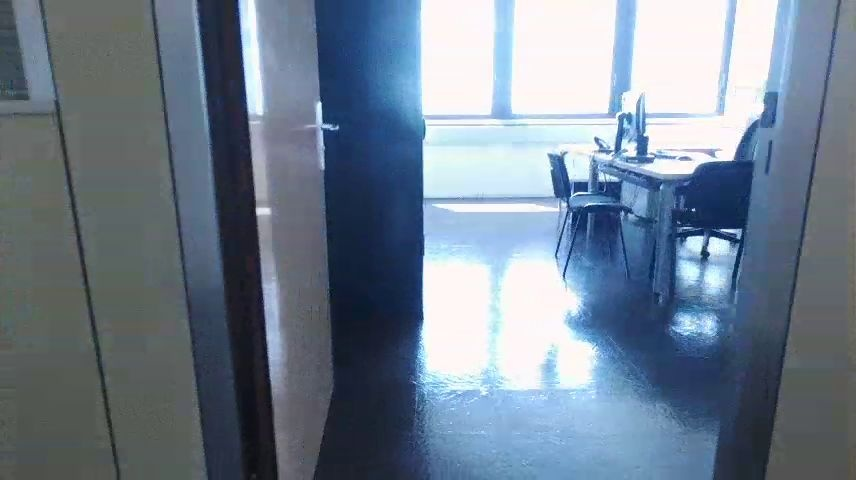
#> input picture ros_packages/visual_processing/visual_processing/frame_t1.jpg, 856 x 480 px
$ python test.py
#> lines starting #> are read from the running program, lines starting #| are printed output that depends on the picture; after the words box and inside, x2 and y2 are one past the last pixel; in counts of white or black regions, pixels touching at a corner belong together
### ros_packages/visual_processing/visual_processing/optical.py
import numpy as np
import cv2
from scipy.ndimage import median_filter, binary_closing, label


def draw_function(
    img,
    Y,                   # The values, len(Y) = img.shape[1]
    hmin, hmax,           # The curve is plotted between image lines hmin and hmax.
    ymin, ymax,          # The value range [ymin, ymax] is mapped into [hmin, hmax].
    color, thickness) :
    # Tracer la courbe sur l'image
    if len(Y) != img.shape[1]:
        raise ValueError("La longueur de Y doit correspondre à la largeur de l'image.")
    # Calculer les coordonnées Y de la courbe
    scaled_Y = np.clip((Y - ymin) / (ymax - ymin), 0, 1)  # Normalisation entre 0 et 1
    curve_y = hmax - (scaled_Y * (hmax - hmin)).astype(int)  # Mapping entre hmin et hmax

    for x in range(1, len(Y)):
        pt1 = (x - 1, curve_y[x - 1])
        pt2 = (x, curve_y[x])
        cv2.line(img, pt1, pt2, color, thickness)
    return img


def local_shift(i1, i2, max_shift, window_radius):
    # Extraire la partie centrale d'intensity_1 pour éviter les débordements
    cut_intensity_1 = i1[max_shift + window_radius : - (max_shift + window_radius)]

    # Définir les indices pour les positions x et les valeurs de décalage
    x_indices = np.arange(len(cut_intensity_1))
    s_values = np.arange(max_shift + 1)
    h_values = np.arange(-window_radius, window_radius + 1)

    # Ajuster les indices pour générer des fenêtres de positions
    pos = h_values + max_shift + window_radius
    pos1 = x_indices[:, None] + pos
    pos2 = x_indices[:, None, None] + s_values[None, :, None] + pos  # Création des fenêtres pour décalage
    # Extraire les fenêtres d'intensité pour chaque position
    intensity_1_window = i1[pos1]  # (positions x, fenêtre)
    intensity_2_window = i2[pos2]  # (x, s, fenêtre)


    # Calculer les différences au carré entre les deux fenêtres
    diff_squared = (intensity_1_window[:, None, :] - intensity_2_window) ** 2

    # Calculer la somme des différences au carré pour chaque (s, x)
    costs = diff_squared.sum(axis=-1)  # Somme sur la dimension fenêtre

    # Trouver le décalage `s` qui minimise le coût pour chaque position `x`
    optimal_shifts = costs.argmin(axis=1)

    padding = max_shift + window_radius
    optimal_shifts = np.pad(optimal_shifts, (padding, padding), mode='constant', constant_values=0)
    return optimal_shifts


def detect_door( signal2, shift, padding, window_size=5):
    """
    Détecte la présence de mur (0) ou de porte/profondeur (1) en analysant les signaux de décalage.
    Conserve uniquement le plus gros palier détecté pour chaque type (0 ou 1) sans boucle for.

    Parameters:
    - signal1 (np.ndarray): Première ligne d'intensité extraite de l'image précédente.
    - signal2 (np.ndarray): Deuxième ligne d'intensité extraite de l'image actuelle.
    - shift (np.ndarray): Tableau des décalages lissés entre signal1 et signal2.
    - window_size (int): Taille de la fenêtre glissante utilisée pour analyser les variations de `shift`.
    - threshold (float): Seuil pour déterminer si une section est un mur uniforme.

    Returns:
    - c_values (np.ndarray): Tableau indiquant 0 (mur) ou 1 (porte/profondeur) pour chaque point.
    """

    ratio_bas = 0.35
    percentile_percent = 4*window_size
    width_threshold = (len(signal2) * 0.30)
    med_filter = 30


    assert window_size % 2 == 1, "window_size doit être impair pour centrer la fenêtre"
    half_window = window_size // 2

    # Initialiser le tableau des résultats
    c_values = np.zeros_like(shift)
    max_shift = max(shift)

    #Pour chacun de ces points avec faible shift, construire une fenetre autour
    #Prendre np.std de ces fenetres
    #Mettre à 1 si std > threshold

    # Définir les indices des valeurs centrales (en excluant les valeurs de bord)
    central_indices = np.arange(padding, len(shift) - padding)
    # Création d'un masque pour les zones centrales où le shift est bas
    low_shift_mask = (shift[central_indices] <= max_shift * ratio_bas)
    low_shift_indices = central_indices[low_shift_mask]

    # Création de toutes les fenêtres pour les indices centraux de faible shift
    windows = np.lib.stride_tricks.sliding_window_view(signal2, window_size)[low_shift_indices - half_window]

    # Calculer l'écart-type sur chaque fenêtre de manière vectorisée
    std_values = np.std(windows, axis=1)
    if len(std_values) > 0:
        similarity_threshold = np.percentile(std_values,percentile_percent)
        # Mettre à 1 les indices centraux où l'écart-type est supérieur au seuil
        c_values[low_shift_indices] = (std_values > similarity_threshold).astype(int)
        c_values = median_filter(c_values, size=med_filter)
    else:
        c_values[:] =  0


    # Appliquer une dilatation binaire pour fusionner les segments proches
    #structure = np.ones(60)
    #c_values = binary_closing(c_values, structure=structure).astype(int)
    # Identifier les segments de `1` et calculer leur largeur
    labeled_array, num_features = label(c_values == 1)
    for i in range(1, num_features + 1):
        segment_width = np.sum(labeled_array == i)
        # Garder uniquement les pics avec une largeur supérieure au seuil
        if segment_width <= width_threshold:
            c_values[labeled_array == i] = 0
    return (c_values)

### ros_packages/visual_processing/visual_processing/test.py
import cv2
import numpy as np
import my_line_library as mll
import optical
from scipy.ndimage import median_filter

# Charger les deux images
frame1 = cv2.imread("frame_t1.jpg")  # Remplacez par le chemin de votre première image
#> frame1 is the input picture: shape (480, 856, 3); mean B, G, R 143.4, 127.1, 112.2
frame2 = cv2.imread("frame_t2.jpg")  # Remplacez par le chemin de votre deuxième image
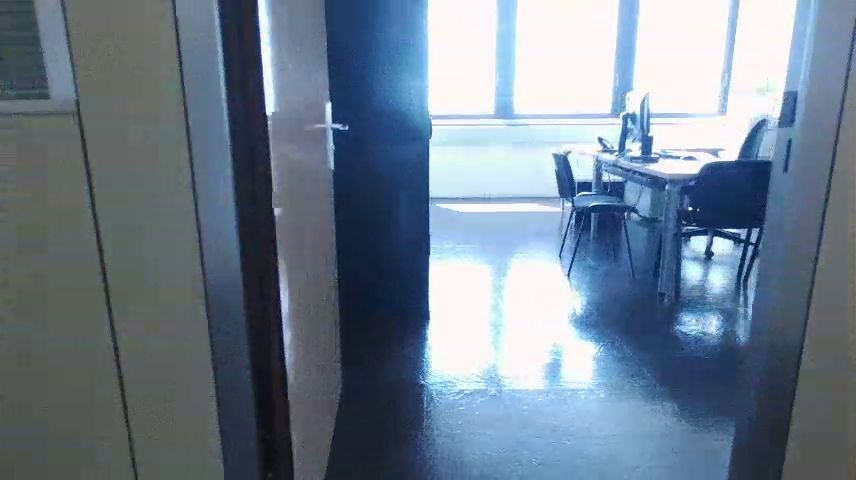
#> input picture ros_packages/visual_processing/visual_processing/frame_t2.jpg, 856 x 480 px
#> frame2 is the input picture: shape (480, 856, 3); mean B, G, R 142.1, 125.7, 110.6

# Vérifier que les images ont été correctement chargées
if frame1 is None or frame2 is None:
    raise FileNotFoundError("Vérifiez les chemins des images et assurez-vous que les fichiers existent.")

# Convertir les images en niveaux de gris
gray1 = cv2.cvtColor(frame1, cv2.COLOR_BGR2GRAY)
gray2 = cv2.cvtColor(frame2, cv2.COLOR_BGR2GRAY)
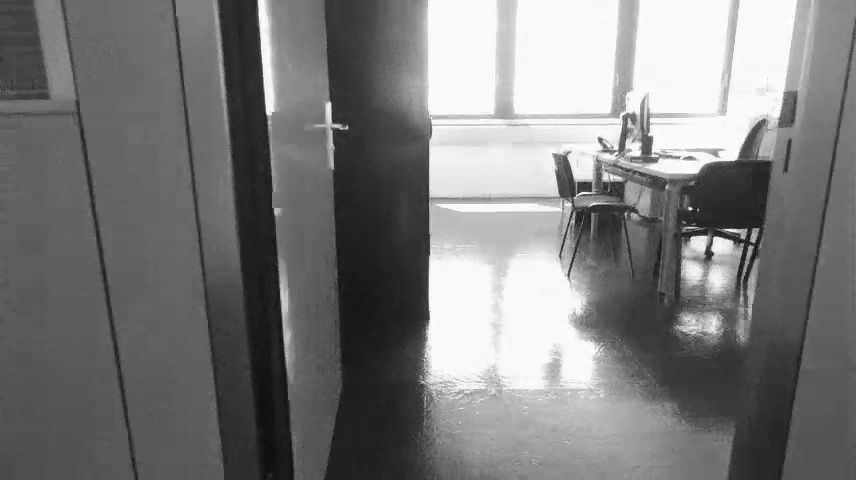
#> gray2: shape (480, 856); min 9, max 255, mean 123.1

# Extraire les lignes médianes des images
middle_row = gray1.shape[0] // 2
#> middle_row = 240
line1 = gray1[middle_row, :]
#> line1 = 856 values, max 245 at index 715, min 23 at index 730, mean 107
line2 = gray2[middle_row, :]  # On suppose que les images sont de même taille
#> line2 = 856 values, max 242 at index 719, min 18 at index 273, mean 105.2


# Définir les paramètres pour la fonction de décalage
max_shift = 30  # Décalage maximum à tester
window_radius = 25  # Rayon de la fenêtre locale

# Calculer le décalage entre les deux lignes
shift = optical.local_shift(line1, line2, max_shift=max_shift, window_radius=window_radius)
#> in local_shift, `cut_intensity_1 = i1[max_shift + window_radius : - (max_shift + window..`: cut_intensity_1 = 746 values, max 245 at index 660, min 23 at index 675, mean 107.7
#> in local_shift, `x_indices = np.arange(len(cut_intensity_1))`: x_indices = 746 values from 0 to 745
#> in local_shift, `optimal_shifts = costs.argmin(axis=1)`: optimal_shifts = 746 values, max 25 at index 719, min 0 at index 81, mean 9.08
#> in local_shift, `optimal_shifts = np.pad(optimal_shifts, (padding, padding), mode='cons..`: optimal_shifts = 856 values, max 25 at index 774, min 0 at index 0, mean 7.91
#> shift has the same summary as optimal_shifts in local_shift

# Appliquer un filtre médian au décalage pour réduire le bruit
filtered_shift = median_filter(shift, size=40)  # Ajustez la taille de la fenêtre selon vos besoins
#> filtered_shift = 856 values, max 20 at index 55, min 0 at index 0, mean 7.94
padding = max_shift + window_radius
c = optical.detect_door(line2, shift, padding)
#> in detect_door, `width_threshold = (len(signal2) * 0.30)`: width_threshold = 256.8
#> in detect_door, `max_shift = max(shift)`: max_shift = 25
#> in detect_door, `central_indices = np.arange(padding, len(shift) - padding)`: central_indices = 746 values from 55 to 800
#> in detect_door, `low_shift_indices = central_indices[low_shift_mask]`: low_shift_indices = 502 values from 129 to 729
#> in detect_door, `windows = np.lib.stride_tricks.sliding_window_view(signal2, window_siz..`: windows = 502 rows, first 6: [97, 98, 98, 98, 98], [98, 98, 98, 98, 98], [98, 98, 98, 98, 98], [98, 98, 98, 98, 98], [98, 98, 98, 98, 98], [98, 98, 98, 98, 99]
#> in detect_door, `std_values = np.std(windows, axis=1)`: std_values = 502 values, max 76.47 at index 486, min 0 at index 1, mean 6.08
#> in detect_door, `similarity_threshold = np.percentile(std_values,percentile_percent)`: similarity_threshold = 0.418
#> after the loop in detect_door, `for i in range(1, num_features + 1):`: c_values = 856 values, max 1 at index 373, min 0 at index 0, mean 0.417
#> c has the same summary as c_values in detect_door


# Créer une copie de l'image pour le dessin
img_display = frame1.copy()

# Dessiner la ligne médiane
cv2.line(img_display, (0, middle_row), (img_display.shape[1], middle_row), (0, 0, 0), 1)
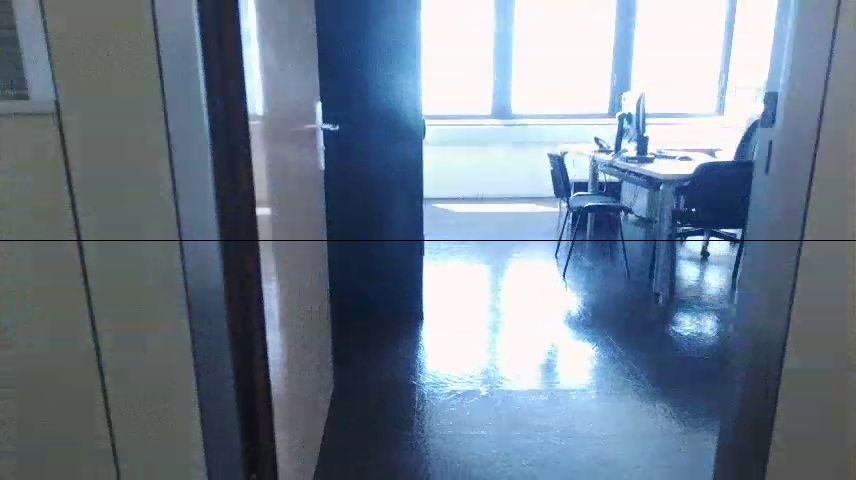
#> img_display: shape (480, 856, 3); 0.21% of pixels changed, all inside (x1, y1, x2, y2) = (0, 240, 856, 241)

# Dessiner les courbes d'intensité et le décalage lissé sur l'image
optical.draw_function(img_display, line1, hmin=img_display.shape[0]//2, hmax=img_display.shape[0]-10, ymin=0, ymax=255, color=(0, 0, 255), thickness=1)
#> in draw_function, `scaled_Y = np.clip((Y - ymin) / (ymax - ymin), 0, 1)`: scaled_Y = 856 values, max 0.961 at index 715, min 0.0902 at index 730, mean 0.42
#> in draw_function, `curve_y = hmax - (scaled_Y * (hmax - hmin)).astype(int)`: curve_y = 856 values, max 450 at index 730, min 250 at index 715, mean 374
#> the loop in draw_function, `for x in range(1, len(Y)):` made 855 passes
#> (pt1, pt2) on passes 1 to 3: ((0, 384), (1, 380)), ((1, 380), (2, 377)), ((2, 377), (3, 377))
optical.draw_function(img_display, line2, hmin=img_display.shape[0]//2, hmax=img_display.shape[0]-10, ymin=0, ymax=255, color=(0, 255, 0), thickness=1)
#> call 2 of draw_function, with Y = array of shape (856,), hmin = 240, hmax = 470, ymin = 0, ymax = 255, color = (0, 255, 0), thickness = 1
#> in draw_function (call 2), `scaled_Y = np.clip((Y - ymin) / (ymax - ymin), 0, 1)`: scaled_Y = 856 values, max 0.949 at index 719, min 0.0706 at index 273, mean 0.412
#> in draw_function (call 2), `curve_y = hmax - (scaled_Y * (hmax - hmin)).astype(int)`: curve_y = 856 values, max 454 at index 273, min 252 at index 719, mean 375.6
#> the loop in draw_function (call 2), `for x in range(1, len(Y)):` made 855 passes
#> (pt1, pt2) on passes 1 to 3: ((0, 384), (1, 384)), ((1, 384), (2, 384)), ((2, 384), (3, 384))
#> after the loop in draw_function (call 2), `for x in range(1, len(Y)):`:
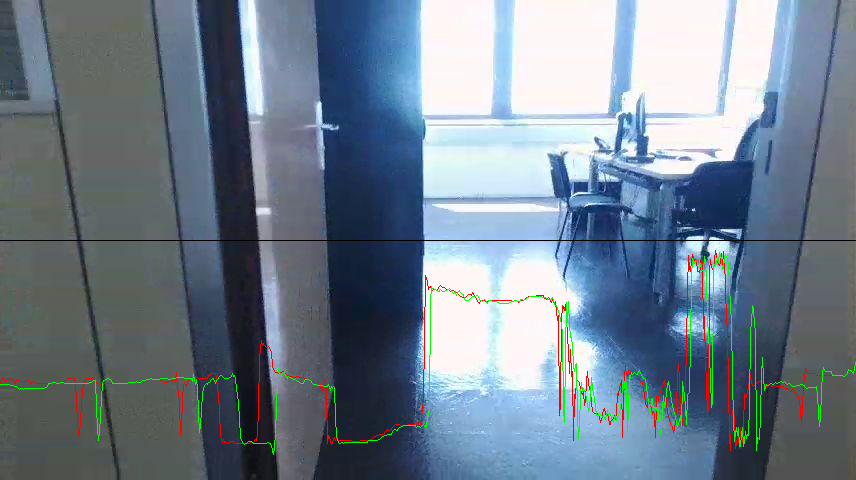
#> img: shape (480, 856, 3); mean B, G, R 140.7, 127, 112.2
optical.draw_function(img_display, shift, hmin=10, hmax=img_display.shape[0]//2-10, ymin=0, ymax=max_shift, color=(255, 0, 0), thickness=1)
#> call 3 of draw_function, with Y = array of shape (856,), hmin = 10, hmax = 230, ymin = 0, ymax = 30, color = (255, 0, 0), thickness = 1
#> in draw_function (call 3), `scaled_Y = np.clip((Y - ymin) / (ymax - ymin), 0, 1)`: scaled_Y = 856 values, max 0.833 at index 774, min 0 at index 0, mean 0.264
#> in draw_function (call 3), `curve_y = hmax - (scaled_Y * (hmax - hmin)).astype(int)`: curve_y = 856 values, max 230 at index 0, min 47 at index 774, mean 172.3
#> the loop in draw_function (call 3), `for x in range(1, len(Y)):` made 855 passes
#> (pt1, pt2) on passes 1 to 3: ((0, 230), (1, 230)), ((1, 230), (2, 230)), ((2, 230), (3, 230))
#> after the loop in draw_function (call 3), `for x in range(1, len(Y)):`:
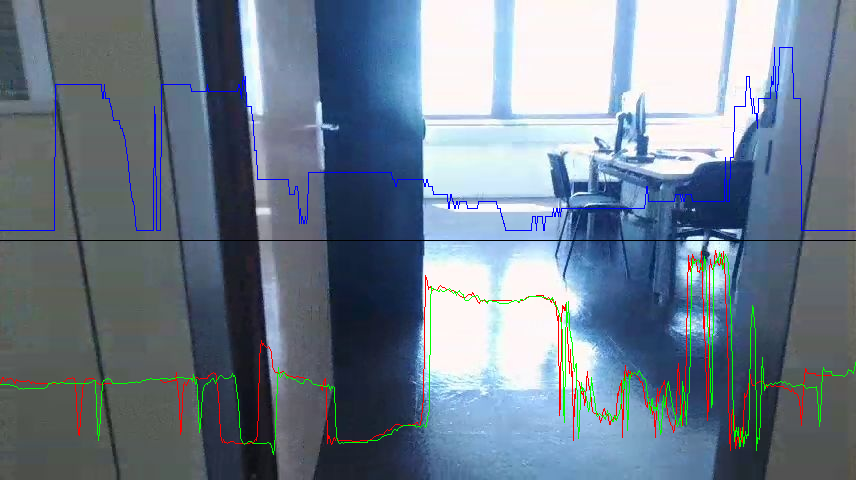
#> img: shape (480, 856, 3); 0.66% of pixels changed, all inside (x1, y1, x2, y2) = (0, 47, 856, 231)
optical.draw_function(img_display, c, hmin=10, hmax=img_display.shape[0]//2-10, ymin=0, ymax=1, color=(255, 255, 0), thickness=1)
#> call 4 of draw_function, with Y = array of shape (856,), hmin = 10, hmax = 230, ymin = 0, ymax = 1, color = (255, 255, 0), thickness = 1
#> in draw_function (call 4), `scaled_Y = np.clip((Y - ymin) / (ymax - ymin), 0, 1)`: scaled_Y has the same summary as c_values in detect_door
#> in draw_function (call 4), `curve_y = hmax - (scaled_Y * (hmax - hmin)).astype(int)`: curve_y = 856 values, max 230 at index 0, min 10 at index 373, mean 138.2
#> the loop in draw_function (call 4), `for x in range(1, len(Y)):` made 855 passes
#> after the loop in draw_function (call 4), `for x in range(1, len(Y)):`:
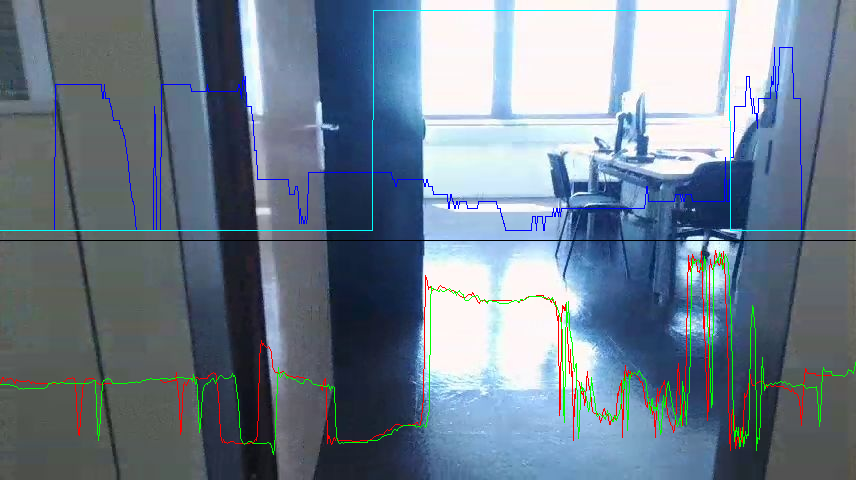
#> img: shape (480, 856, 3); 0.31% of pixels changed, all inside (x1, y1, x2, y2) = (0, 10, 856, 231)


img_display = img_display[:, max_shift + window_radius : - (max_shift + window_radius)]
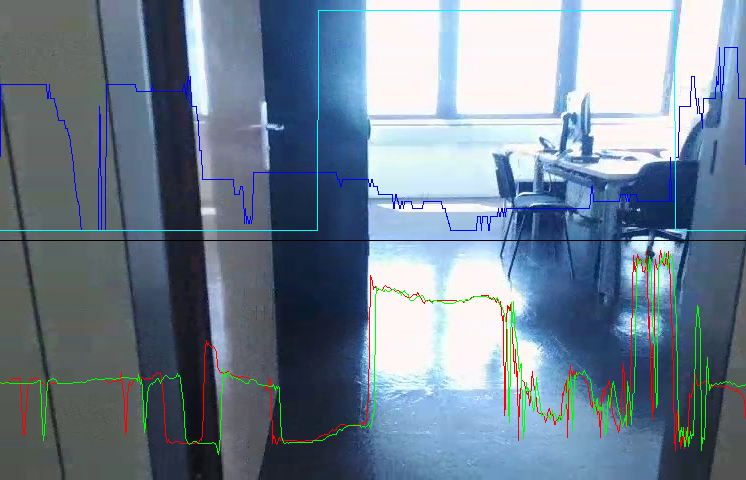
#> img_display: shape (480, 746, 3); mean B, G, R 146.8, 130, 113.4

# Afficher l'image avec les courbes et le décalage
cv2.imshow('Image with Smoothed Shift Curve', img_display)
cv2.waitKey(0)
cv2.destroyAllWindows()
